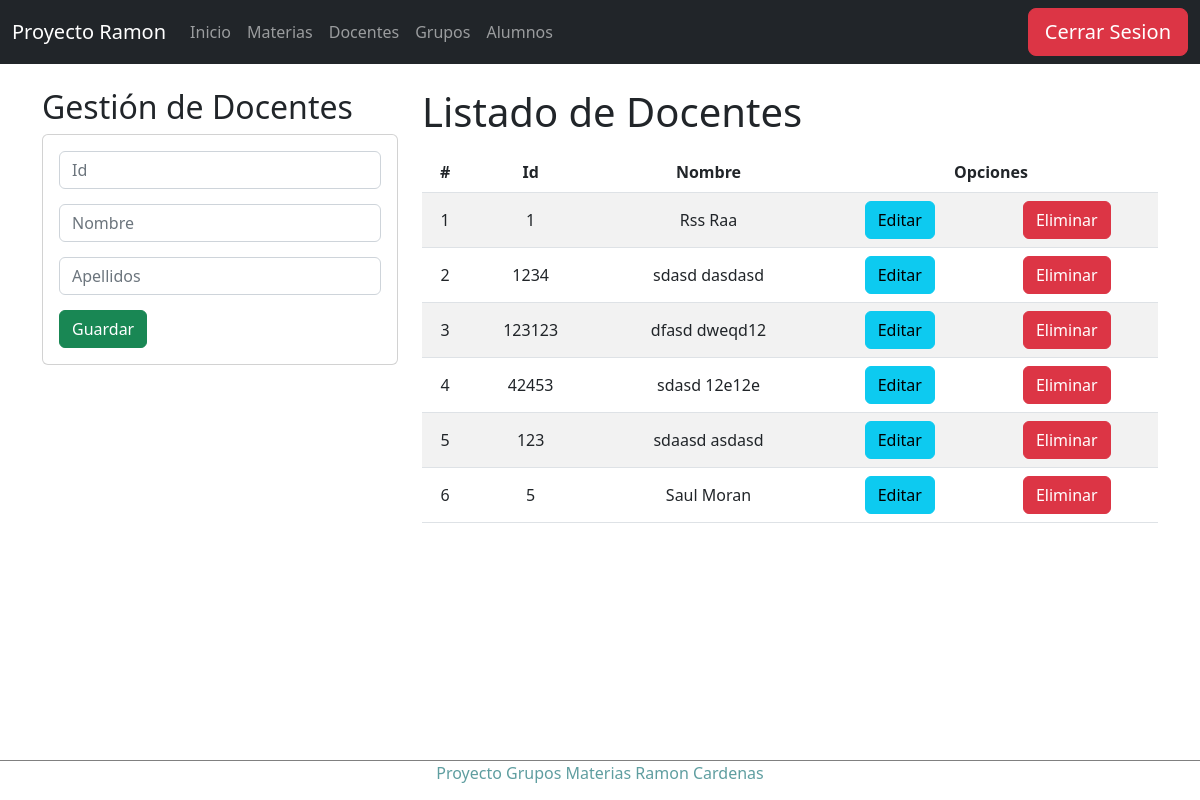
The app's page /docentes (signed in), older data.
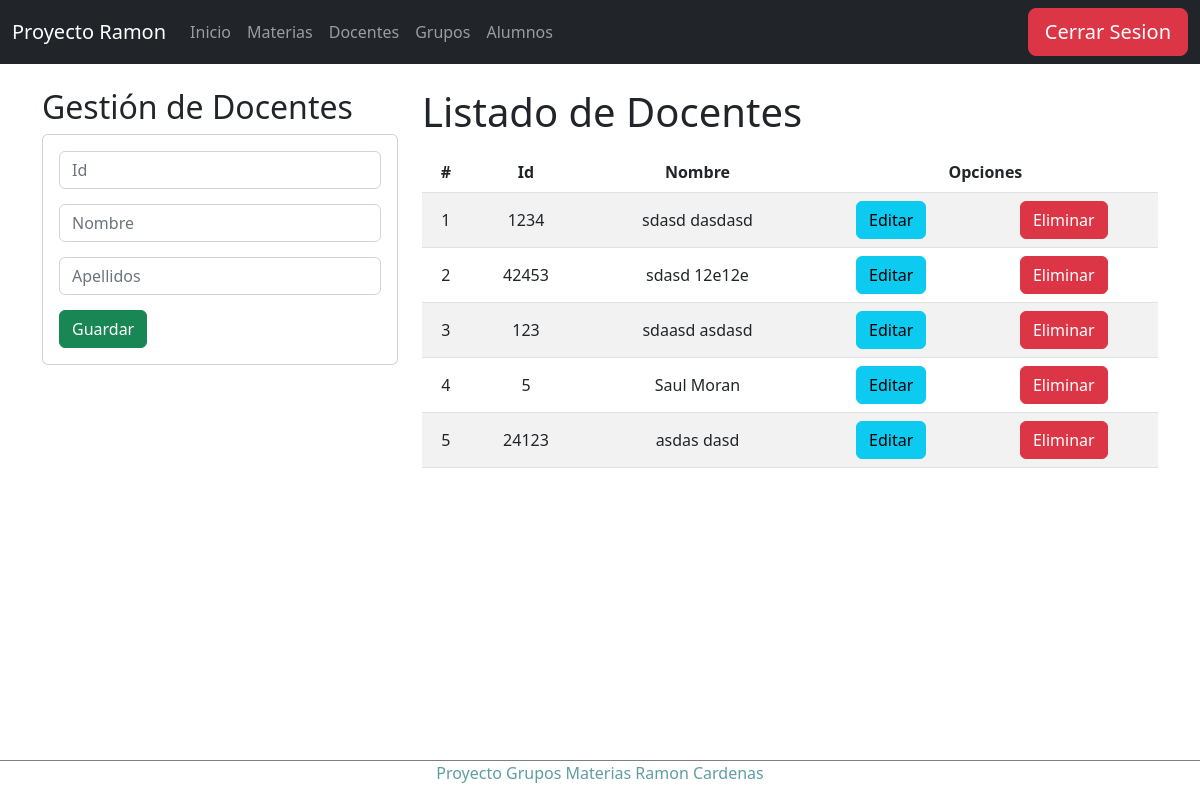
The same page, newer data.
### Apps/Horario/models.py (models this page shows, shortened)
class Docente(models.Model):
    idDocente=models.CharField(primary_key=True,max_length=6)
    nombreDocente=models.CharField(max_length=50)
    apellidoDocente=models.CharField(max_length=50)

### Apps/Horario/views.py (the view)
# urls.py: path('docentes',views.docentes),
@login_required
def docentes(request):
    docentes = Docente.objects.all()
    return render(request, "docentes/gestionDocentes.html", {"docentes":docentes})

### Apps/Horario/templates/docentes/gestionDocentes.html (shortened to what this page needs)
{% extends "../base.html" %}
{% block body %}
<div class="row">
    <div class="col-sm-12 col-md-6 col-lg-4 col-xl-4">
        <h2>Gestión de Docentes</h2>
        <div class="card">
            <div class="card-body">
                <form action="/registrarDocente/" method="POST">{% csrf_token %}
                    <div class="form-group">
                        <input type="text" id="idDocente" name="idDocente" class="form-control" placeholder="Id"
                            minlength="1" maxlength="6" required>
                    </div>
                    <div class="form-group">
                        <input type="text" id="nombreDocente" name="nombreDocente" class="form-control" placeholder="Nombre"
                            maxlength="50" required>
                    </div>
                    <div class="form-group">
                        <input type="text" id="apellidoDocente" name="apellidoDocente" class="form-control" placeholder="Apellidos"
                            maxlength="50" required>
                    </div>
                    <div class="form-group">
                        <button type="submit" class="btn btn-success btn-block text-white">Guardar</button>
                    </div>
                </form>
            </div>
        </div>
    </div>
    <div class="col-sm-12 col-md-6 col-lg-8 col-xl-8">
        <h1>Listado de Docentes</h1>
        <div class="table-responsive py-2">
            <table class="table table-striped">
                <thead>
                    <tr>
                        <th>#</th>
                        <th>Id</th>
                        <th>Nombre</th>
                        <th colspan="2">Opciones</th>
                    </tr>
                </thead>
                <tbody>
                    {% for d in docentes %}
                    <tr>
                        <td>{{forloop.counter}}</td>
                        <td>{{d.idDocente}}</td>
                        <td>{{d.nombreDocente}} {{d.apellidoDocente}}</td>
                        <td><a href="edicionDocente/{{d.idDocente}}" class="btn btn-info">Editar</a></td>
                        <td><a href="eliminarDocente/{{d.idDocente}}" class="btn btn-danger btnEliminacion">Eliminar</a></td>
                    </tr>
                    {% endfor %}
                </tbody>
            </table>
        </div>
    </div>
</div>
{% endblock %}

Row changes from the older to the newer data that the page shows:
removed Docente: idDocente "1", nombreDocente "Rss", apellidoDocente "Raa"
removed Docente: idDocente "123123", nombreDocente "dfasd", apellidoDocente "dweqd12"
added Docente: idDocente "24123", nombreDocente "asdas", apellidoDocente "dasd"
